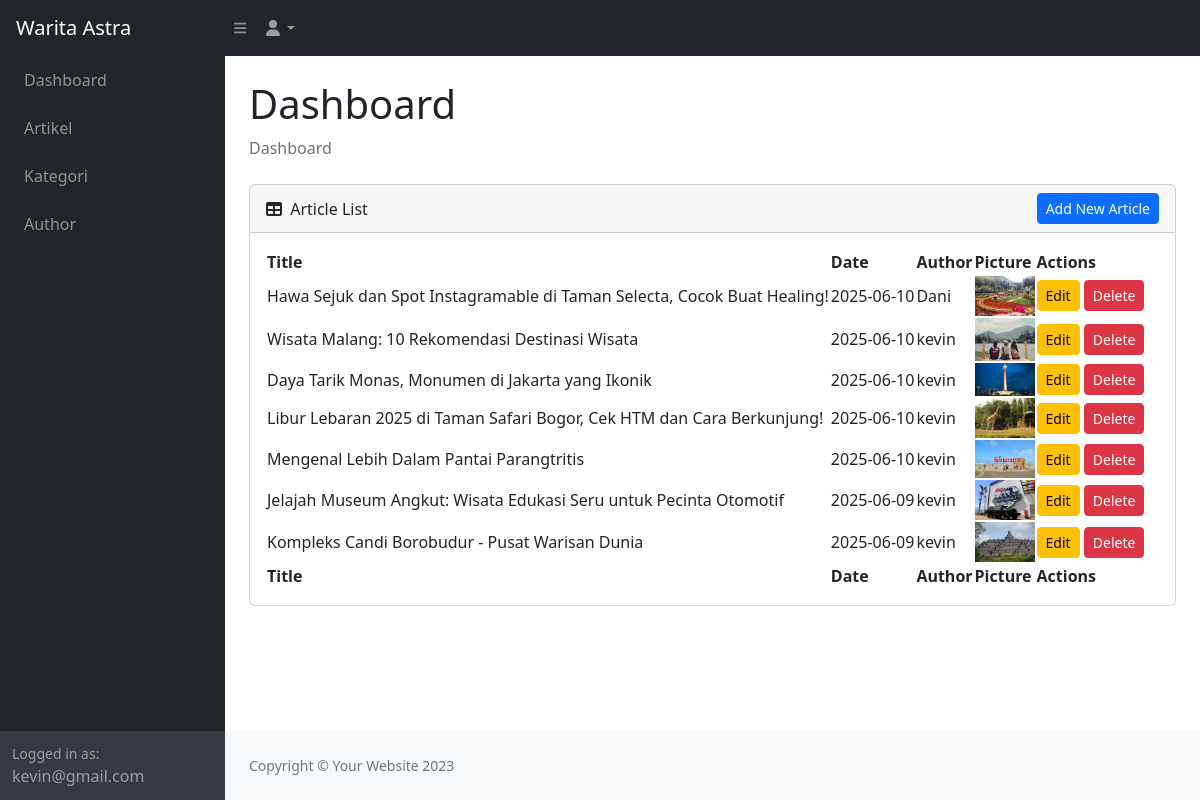
The app's page /login/artikel.php (signed in) with its own data.
### tables this page shows
CREATE TABLE `article` (
  `id` int NOT NULL,
  `date` varchar(20) NOT NULL,
  `title` varchar(255) NOT NULL,
  `content` text NOT NULL,
  `picture` varchar(255) DEFAULT NULL
);

CREATE TABLE `author` (
  `id` int NOT NULL,
  `nickname` varchar(100) NOT NULL,
  `email` varchar(150) NOT NULL,
  `password` varchar(255) NOT NULL
);

### login/koneksi.php (called while the page is built, shortened)
<?php
$host = "localhost:3307";
$user = "root";
$pass = "kzoinucd";
$db = "dbcms";
$conn = mysqli_connect($host, $user, $pass, $db);
$sql = "SELECT a.id, a.title, a.date, a.content, a.picture, au.nickname AS author_name
        FROM article a
        LEFT JOIN article_author aa ON a.id = aa.article_id
        LEFT JOIN author au ON aa.author_id = au.id
        ORDER BY a.date DESC";
$result = $conn->query($sql);
?>

### login/artikel.php (the view, shortened to what this page needs)
<?php
require "koneksi.php";
?>
<!DOCTYPE html>
<html lang="en">
<head>
    <link href="https://cdn.jsdelivr.net/npm/simple-datatables@7.1.2/dist/style.min.css" rel="stylesheet" />
    <link href="css/styles.css" rel="stylesheet" />
</head>
<body class="sb-nav-fixed">
    <nav class="sb-topnav navbar navbar-expand navbar-dark bg-dark">
        <a class="navbar-brand ps-3" href="index.php">Warita Astra</a>
        <button class="btn btn-link btn-sm order-1 order-lg-0 me-4 me-lg-0" id="sidebarToggle" href="#!"><i class="fas fa-bars"></i></button>
        <ul class="navbar-nav ms-auto ms-md-0 me-3 me-lg-4">
            <li class="nav-item dropdown">
                <a class="nav-link dropdown-toggle" id="navbarDropdown" href="#" role="button" data-bs-toggle="dropdown" aria-expanded="false"><i class="fas fa-user fa-fw"></i></a>
            </li>
        </ul>
    </nav>
    <div id="layoutSidenav">
        <div id="layoutSidenav_nav">
            <nav class="sb-sidenav accordion sb-sidenav-dark" id="sidenavAccordion">
                <div class="sb-sidenav-menu">
                    <div class="nav">
                        <a class="nav-link" href="index.php">
                            Dashboard
                        </a>
                        <a class="nav-link" href="artikel.php">
                            Artikel
                        </a>
                        <a class="nav-link" href="kategori.php">
                            Kategori
                        </a>
                        <a class="nav-link" href="author.php">
                            Author
                        </a>
                    </div>
                </div>
                <div class="sb-sidenav-footer">
                    <div class="small">Logged in as:</div>
                    <?php echo $_SESSION["email"];
                    ?>
                </div>
            </nav>
        </div>
        <div id="layoutSidenav_content">
            <main>
                <div class="container-fluid px-4">
                    <h1 class="mt-4">Dashboard</h1>
                    <ol class="breadcrumb mb-4">
                        <li class="breadcrumb-item active">Dashboard</li>
                    </ol>
                    <div class="card mb-4">
                        <div class="card-header d-flex justify-content-between align-items-center">
                            <div>
                                <i class="fas fa-table me-1"></i>
                                Article List
                            </div>
                            <a href="add_article.php" class="btn btn-primary btn-sm">Add New Article</a>
                        </div>
                        <div class="card-body">
                            <table id="datatablesSimple">
                                <thead>
                                    <tr>
                                        <th>Title</th>
                                        <th>Date</th>
                                        <th>Author</th>
                                        <th>Picture</th>
                                        <th>Actions</th>
                                    </tr>
                                </thead>
                                <tfoot>
                                    <tr>
                                        <th>Title</th>
                                        <th>Date</th>
                                        <th>Author</th>
                                        <th>Picture</th>
                                        <th>Actions</th>
                                    </tr>
                                </tfoot>
                                <tbody>
                                    <?php while ($row = mysqli_fetch_assoc($result)) : ?>
                                        <tr>
                                            <td><?= htmlspecialchars($row['title']) ?></td>
                                            <td><?= htmlspecialchars($row['date']) ?></td>
                                            <td><?= htmlspecialchars($row['author_name']) ?></td>
                                            <td>
                                                <?php if (!empty($row['picture'])) : ?>
                                                    <img src="uploads/<?= $row['picture'] ?>" alt="Picture" width="60">
                                                <?php else : ?>
                                                    <span class="text-muted">No image</span>
                                                <?php endif; ?>
                                            </td>
                                            <td>
                                                <a href="edit_article.php?id=<?= $row['id'] ?>" class="btn btn-sm btn-warning">Edit</a>
                                                <a href="delete_article.php?id=<?= $row['id'] ?>" class="btn btn-sm btn-danger" onclick="return confirm('Are you sure?')">Delete</a>
                                            </td>
                                        </tr>
                                    <?php endwhile; ?>
                                </tbody>
                            </table>
                        </div>
                    </div>
                </div>
            </main>
            <footer class="py-4 bg-light mt-auto">
                <div class="container-fluid px-4">
                    <div class="d-flex align-items-center justify-content-between small">
                        <div class="text-muted">Copyright &copy; Your Website 2023</div>
                    </div>
                </div>
            </footer>
        </div>
    </div>
</body>
</html>

### records on screen
article: title "Hawa Sejuk dan Spot Instagramable di Taman Selecta, Cocok Buat Healing!", date "2025-06-10", author.nickname "Dani", picture (picture)
article: title "Wisata Malang: 10 Rekomendasi Destinasi Wisata", date "2025-06-10", author.nickname "kevin", picture (picture)
article: title "Daya Tarik Monas, Monumen di Jakarta yang Ikonik", date "2025-06-10", author.nickname "kevin", picture (picture)
article: title "Libur Lebaran 2025 di Taman Safari Bogor, Cek HTM dan Cara Berkunjung!", date "2025-06-10", author.nickname "kevin", picture (picture)
article: title "Mengenal Lebih Dalam Pantai Parangtritis", date "2025-06-10", author.nickname "kevin", picture (picture)
article: title "Jelajah Museum Angkut: Wisata Edukasi Seru untuk Pecinta Otomotif", date "2025-06-09", author.nickname "kevin", picture (picture)
article: title "Kompleks Candi Borobudur - Pusat Warisan Dunia", date "2025-06-09", author.nickname "kevin", picture (picture)

### other values on screen
$_SESSION["email"] "kevin@gmail.com"
